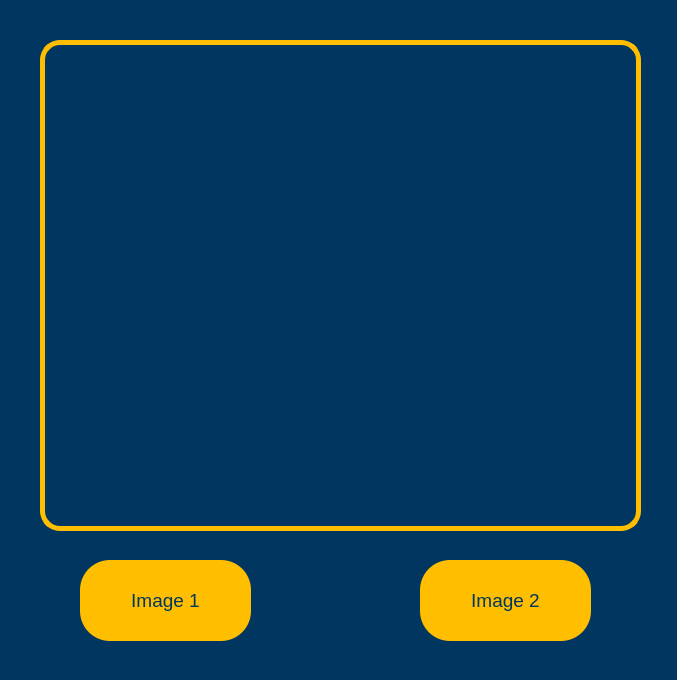
<?xml version="1.0" encoding="UTF-8"?>
<ui version="4.0">
 <class>StereoDialog</class>
 <widget class="QDialog" name="StereoDialog">
  <property name="geometry">
   <rect>
    <x>0</x>
    <y>0</y>
    <width>677</width>
    <height>680</height>
   </rect>
  </property>
  <property name="windowTitle">
   <string>Stereo Vision</string>
  </property>
  <property name="styleSheet">
   <string notr="true">QDialog{
	background-color: #00365f;
}</string>
  </property>
  <widget class="QLabel" name="Img">
   <property name="geometry">
    <rect>
     <x>40</x>
     <y>40</y>
     <width>601</width>
     <height>491</height>
    </rect>
   </property>
   <property name="styleSheet">
    <string notr="true">QLabel{
	border-radius: 20px;
	border: 5px solid #ffbe00;
}</string>
   </property>
   <property name="text">
    <string/>
   </property>
  </widget>
  <widget class="QPushButton" name="Img1Btn">
   <property name="geometry">
    <rect>
     <x>80</x>
     <y>560</y>
     <width>171</width>
     <height>81</height>
    </rect>
   </property>
   <property name="font">
    <font>
     <pointsize>14</pointsize>
    </font>
   </property>
   <property name="styleSheet">
    <string notr="true">QPushButton{
	background-color: #ffbe00;
	border-radius: 30px;
	color: #00365f;
}
QPushButton:hover{
	background-color: #876b1a;
}</string>
   </property>
   <property name="text">
    <string>Image 1</string>
   </property>
   <property name="iconSize">
    <size>
     <width>60</width>
     <height>60</height>
    </size>
   </property>
  </widget>
  <widget class="QPushButton" name="Img2Btn">
   <property name="geometry">
    <rect>
     <x>420</x>
     <y>560</y>
     <width>171</width>
     <height>81</height>
    </rect>
   </property>
   <property name="font">
    <font>
     <pointsize>14</pointsize>
    </font>
   </property>
   <property name="styleSheet">
    <string notr="true">QPushButton{
	background-color: #ffbe00;
	border-radius: 30px;
	color: #00365f;
}
QPushButton:hover{
	background-color: #876b1a;
}</string>
   </property>
   <property name="text">
    <string>Image 2</string>
   </property>
   <property name="iconSize">
    <size>
     <width>60</width>
     <height>60</height>
    </size>
   </property>
  </widget>
 </widget>
 <resources/>
 <connections/>
</ui>
